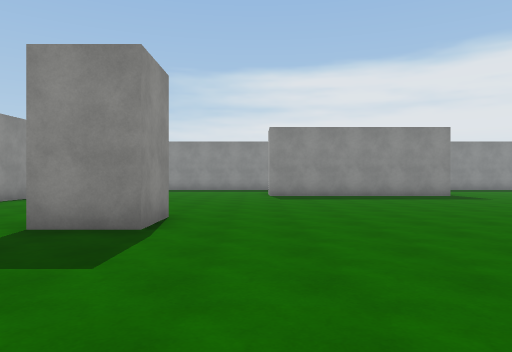
[1] (above)

24 first-person views from a walk through a Unity game level. The camera is 1.4 m above the floor, looks level and sees 70° across. The floor is counted in squares, 2 m on a side. Each view is taken from the middle of a square. On the plan, view 1 faces up. The plan holds only what a view shows up to about 11 squares ahead; the rest is blank. The player character is not drawn. Surface patterns are stand-ins for the level's own textures.

[2]
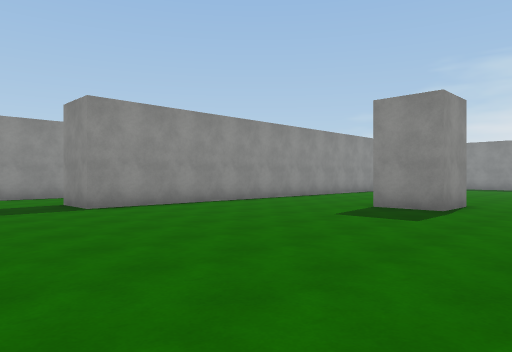

[3]
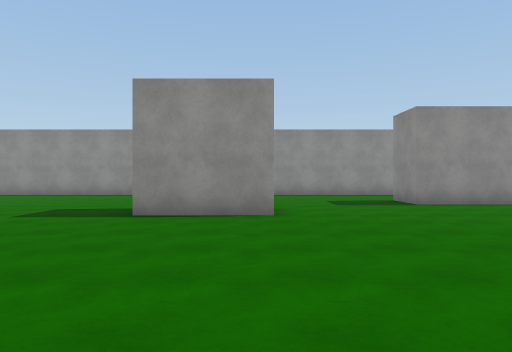

[4]
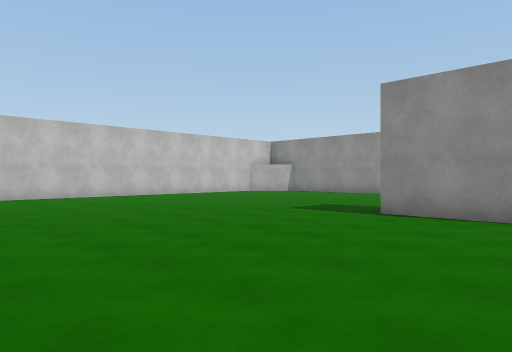

[5]
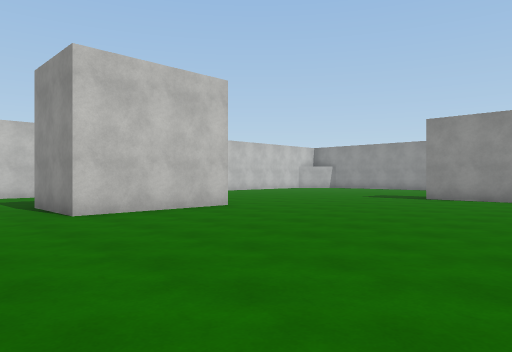

[6]
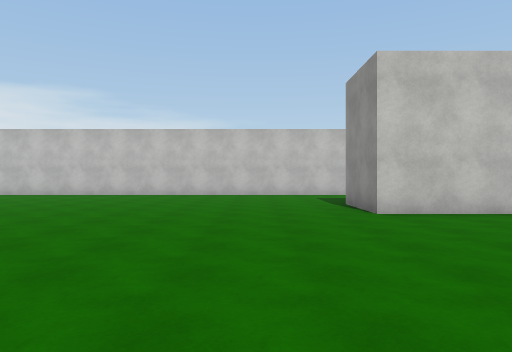

[7]
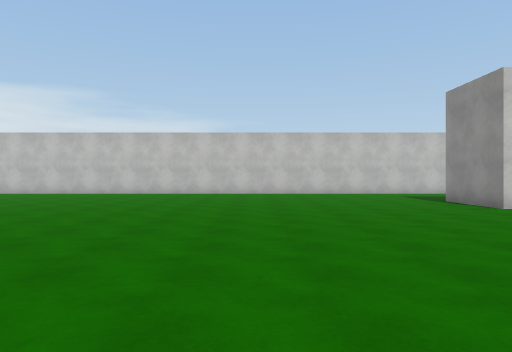

[8]
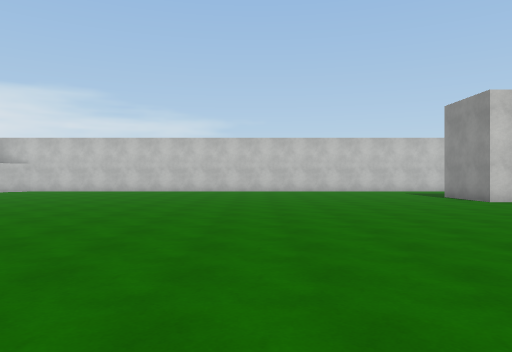

[9]
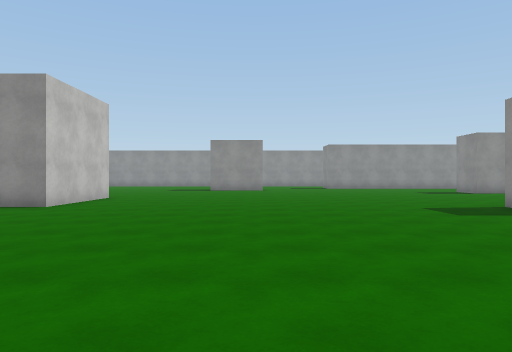

[10]
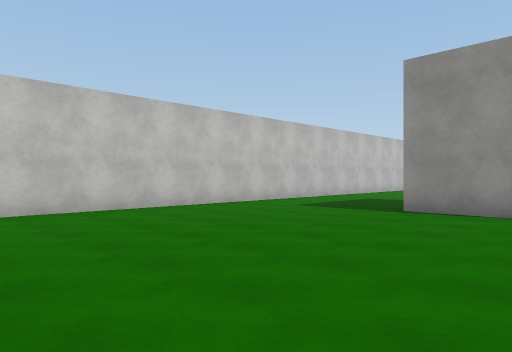

[11]
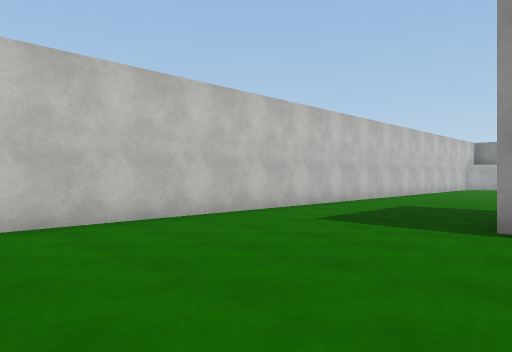

[12]
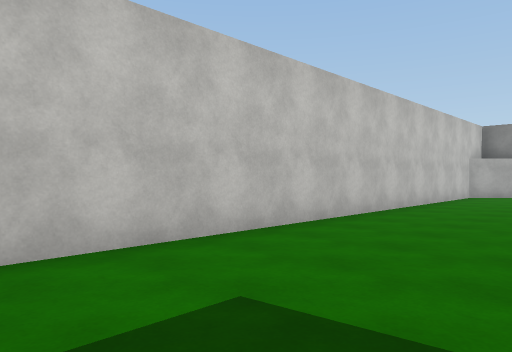

[13]
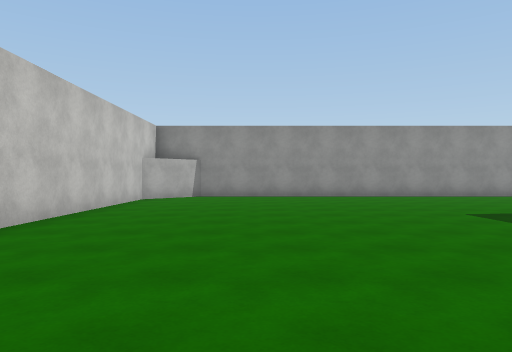

[14]
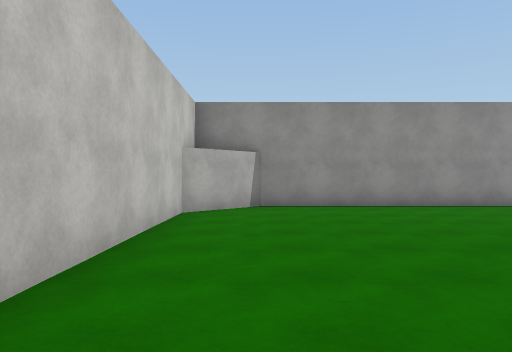

[15]
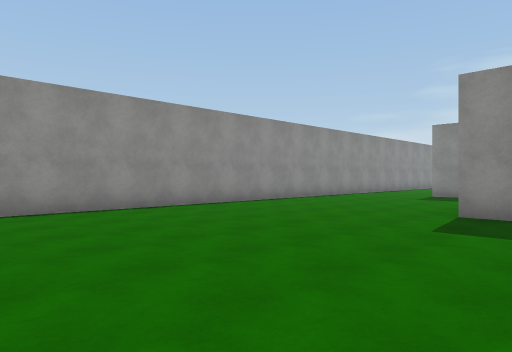

[16]
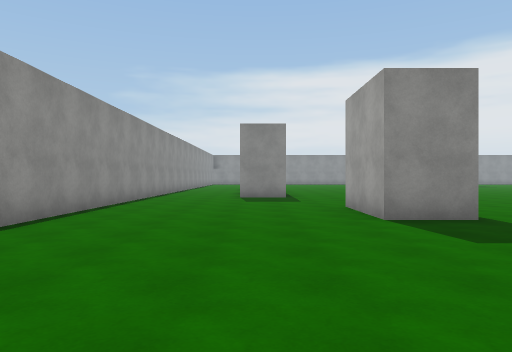

[17]
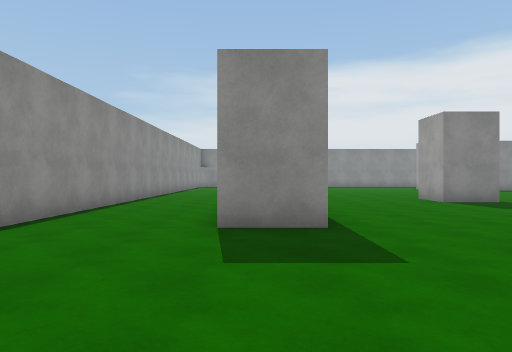

[18]
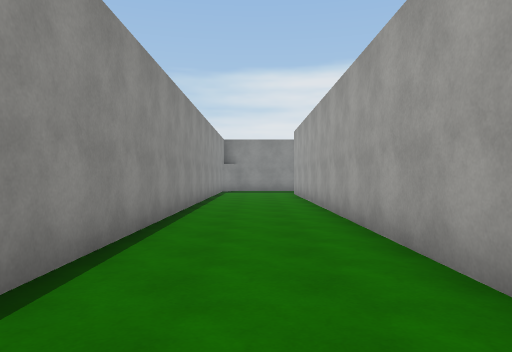

[19]
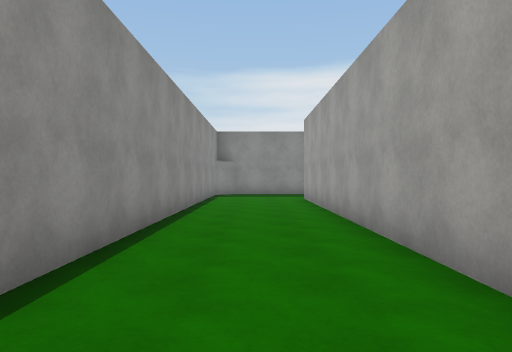

[20]
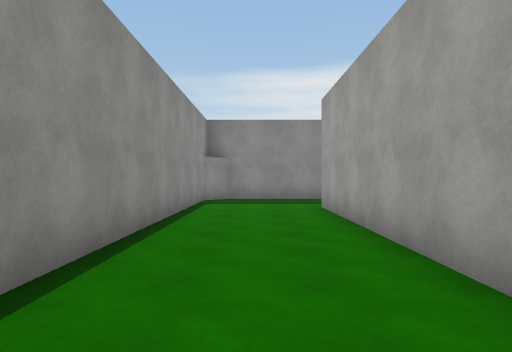

[21]
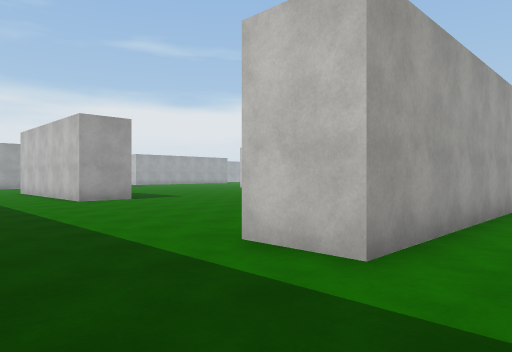

[22]
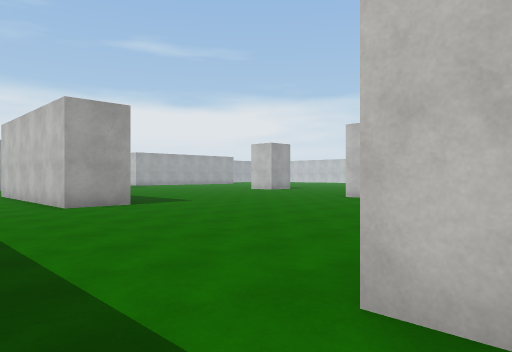

[23]
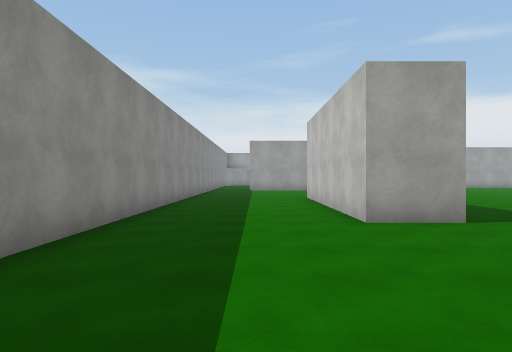

[24]
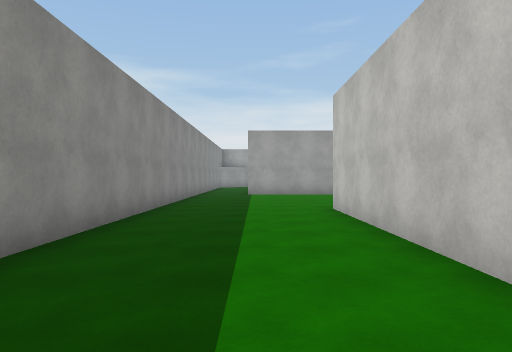

### Floor plan
Points are (right, up) in squares from view 1. A wall is a line through its corners. A room is listed if a view was taken in it or the views show most of it. See-through windows are left out.
Room 1 (views 1, 2, 3, 4, 5, 6, 7, 8, 9, 10, 11, 12, 13, 14, 15, 16, 17, 18, 19, 20, 21, 22, 23, 24)
walls: (-1.5, 6.2) (-1.5, 4.8) (-3, 4.8) (-3, 6); (1.2, -8.7) (4.8, -8.7) (4.8, -11.1); (-4.5, -3.6) (-4.5, -6.2) (-6, -6.2) (-6, -3.6); (0.5, 12.8) (0.5, 14.3) (6.9, 14.3); (-7, 4.6) (-7, 0) (-8.6, 0); (-8.5, 3) (-8.5, 15.2) (-7, 15.2); (-7, 11) (-7, 10); (10, 18.2) (-2, 18.2); (-10.9, 18.1) (-11.5, 17.5) (-11.5, -13.9) (-10, -15.4) (10.8, -15.4)

Where each view was taken, in squares from view 1:
view 1: 0 up, 0 right, facing up
view 2: 3 down, 1 right, facing up-left
view 3: 4 down, 2 right, facing left
view 4: 3 down, 2 right, facing down-left
view 5: 2 down, 7 right, facing down-left
view 6: 2 down, 7 right, facing down
view 7: 1 down, 10 right, facing down
view 8: 1 up, 11 right, facing down
view 9: 4 down, 13 right, facing left
view 10: 8 down, 12 right, facing down-left
view 11: 10 down, 10 right, facing down-left
view 12: 12 down, 3 right, facing down-left
view 13: 12 down, 1 right, facing left
view 14: 14 down, 3 left, facing left
view 15: 13 down, 4 left, facing up-left
view 16: 12 down, 8 left, facing up
view 17: 5 down, 8 left, facing up
view 18: 1 up, 10 left, facing up
view 19: 4 up, 10 left, facing up
view 20: 7 up, 10 left, facing up
view 21: 18 up, 10 left, facing down-right
view 22: 17 up, 8 left, facing down-right
view 23: 16 up, 5 left, facing right
view 24: 16 up, 1 left, facing right
